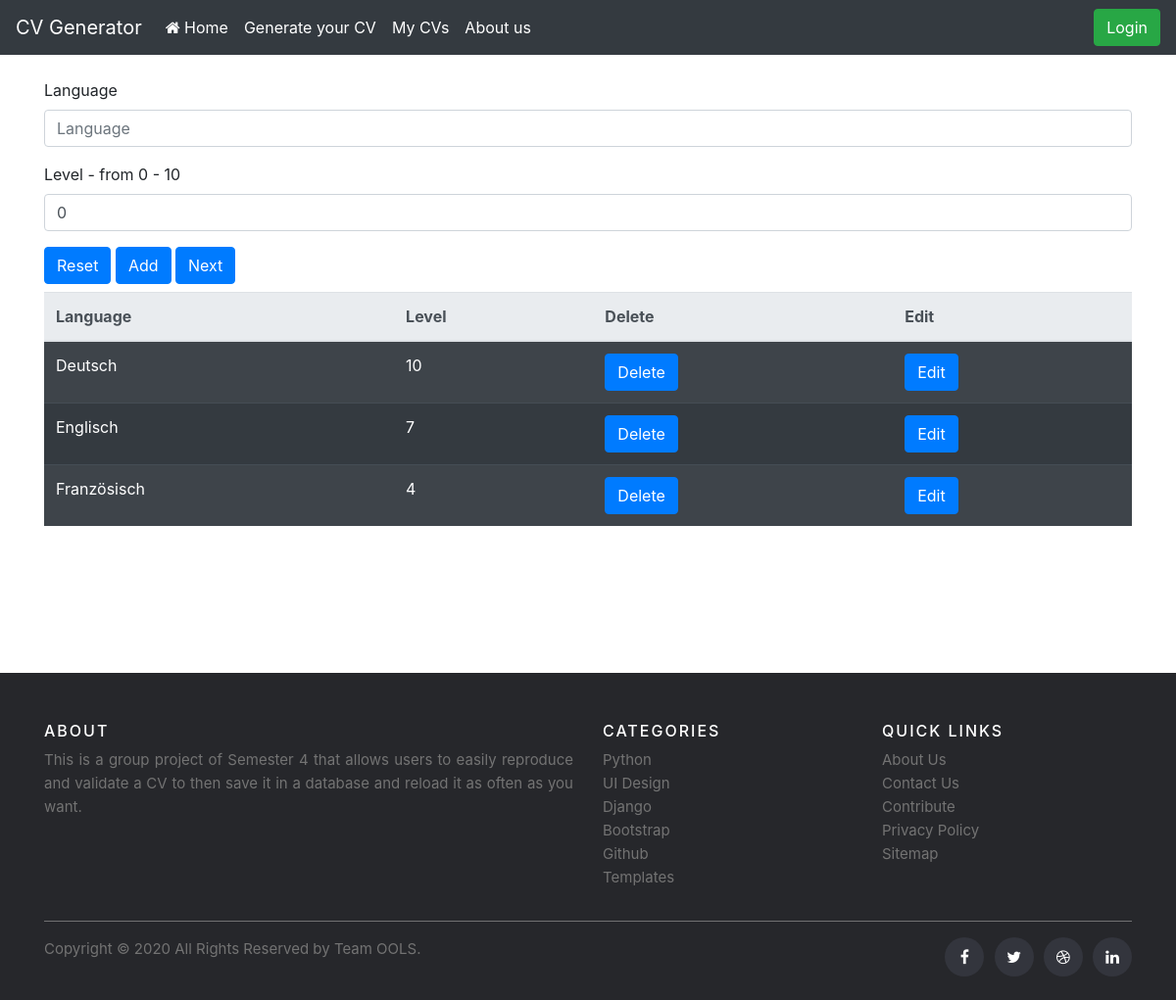
Page /language_view/1/ on the committed database.
### cvsite/models.py (models this page shows)
class Language(models.Model):
    language = models.CharField(max_length=20, blank=False)
    level = fields.IntegerRangeField("Level - from 0 - 10", min_value=0, max_value=10, default=0)
    data = models.ForeignKey(Data, on_delete=models.CASCADE)

### cvsite/views.py (the view)
# urls.py: path('language_view/<data>/', language_view, name='language'),
def language_view(request, data=None):
    mylanguage = Language.objects.all().filter(data=data)
    if 'add' in request.POST:
        if request.method == 'POST':
            form = LanguageForm(request.POST)
            if form.is_valid():
                lg = form.save(commit=False)
                lg.data_id = data
                lg.save()
                messages.success(request, 'Language saved')
                return redirect('language', data=data)
    else:
        form = LanguageForm()
    return render(request, 'form_language.html', {'form': form, 'mylg': mylanguage, })

### cvsite/forms.py
class LanguageForm(forms.ModelForm):
    class Meta:
        model = Language
        fields = '__all__'
        exclude = ['data']

### templates/form_language.html (shortened to what this page needs)
{% extends 'base.html' %}
{% load bootstrap4 %}
{% block content %}
    <form action="" method="post">
        {% bootstrap_form form %}
        <button type="reset" class="btn btn-primary mb-2">Reset</button>
        <button type="submit" class="btn btn-primary mb-2" name="add">Add</button>
        <a href="{% url 'next_lang' %}" class="btn btn-primary mb-2">Next</a>
    </form>
    <table class="table table-striped table-dark">
        <thead class="thead-light">
        <tr>
            <th>Language</th>
            <th>Level</th>
            <th>Delete</th>
            <th>Edit</th>
        </tr>
        </thead>{% for element in mylg %}
        <tr>
            <td>{{ element.language }}</td>
            <td>{{ element.level }}</td>
            <td><a href="{% url 'language_del' data=element.data_id pk=element.id %}"
                   class="btn btn-primary btn-xs">Delete</a></td>
            <td><a href="{% url 'language_edit' data=element.data_id pk=element.id %}"
                   class="btn btn-primary btn-xs">Edit</a></td>
        </tr>
    {% endfor %}
    </table>
{% endblock %}

### rows in the picture
Language: language "Deutsch", level "10"
Language: language "Englisch", level "7"
Language: language "Französisch", level "4"
